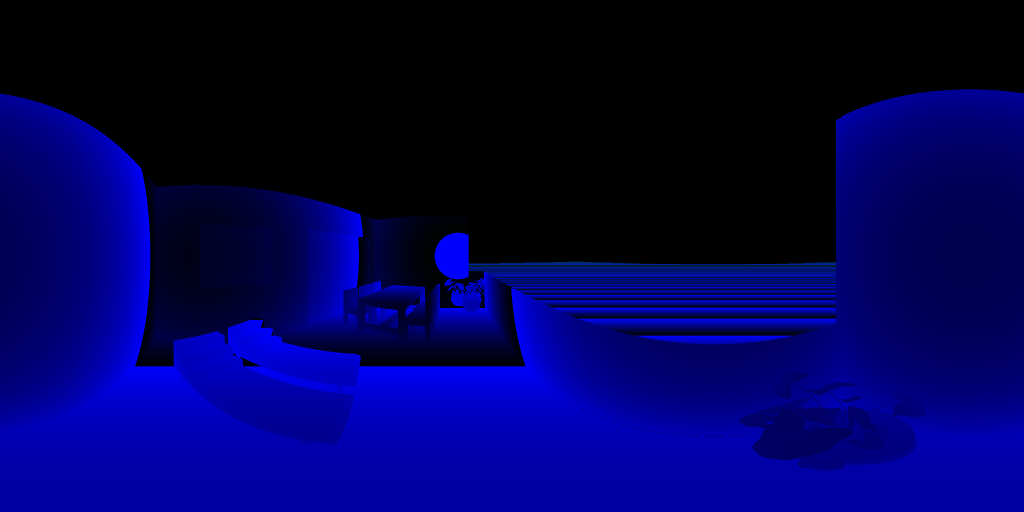
#> input picture Projects/Kedma_D1/worktree/Projects/3Dengine/pipeline/360walkaround/tours/kedma-d1/renders/cp-balcony/depth.png, 3072 x 1536 px (shown at 1/3 size)
$ python rebase_finish.py ../../../../../Kedma_D1/worktree/Projects/3Dengine/pipeline/360walkaround/tours/kedma-d1/renders/cp-balcony/depth.png ../../../../../Kedma_D1/worktree/Projects/3Dengine/pipeline/360walkaround/tours/kedma-d1/renders/cp-balcony/depth.png ../../../../../Kedma_D1/worktree/Projects/3Dengine/pipeline/360walkaround/tours/kedma-d1/renders/cp-balcony/depth.png ../../../../../Kedma_D1/worktree/Projects/3Dengine/pipeline/360walkaround/tours/kedma-d1/renders/cp-balcony/depth.png 1.0 out.png
#> lines starting #> are read from the running program, lines starting #| are printed output that depends on the picture; after the words box and inside, x2 and y2 are one past the last pixel; in counts of white or black regions, pixels touching at a corner belong together
"""rebase_finish.py — carry a floor finish over to a repaired source picture, $0 (2026-11-06; parity R26b).

A floor finish is made from one source picture. When that source later gets a band repair (the oven under the hob), the finish must
show the repair too, but a fresh finish costs a paid call and may redraw other things. This takes the OLD finish everywhere except where
the NEW source differs from the OLD source above the floor (the repair), and there takes the new source. The floor (CG depth: height
under FLOOR_CM) is never taken from the new source, so the finish's floor stays the finish's.

    python rebase_finish.py <old source.png> <new source.png> <old finish (png|webp)> <cg depth.png> <camera z cm> <out.png>
        [--stretched top left aw ah]   the old finish is a raw answer that was STRETCHED to 2:1 (an unregistered nano answer): the
                                       repair is mapped into its frame (finish x',y' <- source left + x'*aw/W, top + y'*ah/H)
    -> prints {"changed_share": .., "taken_px": ..}
"""
import json
import math
import sys

import cv2
import numpy as np

FLOOR_CM = 3.0
DIFF = 12


def main():
    a = sys.argv
    S0, S1, F = cv2.imread(a[1]), cv2.imread(a[2]), cv2.imread(a[3])
#> S0 is the input picture: shape (1536, 3072, 3); mean B, G, R 83.7, 0.6, 0
    H, W = S0.shape[:2]
#> H = 1536; W = 3072
    if F.shape[:2] != (H, W):
        F = cv2.resize(F, (W, H), interpolation=cv2.INTER_AREA)
    d = cv2.resize(cv2.imread(a[4], cv2.IMREAD_COLOR), (W, H), interpolation=cv2.INTER_NEAREST)
    rng = (d[..., 2].astype(np.int64) << 16) | (d[..., 1].astype(np.int64) << 8) | d[..., 0].astype(np.int64)
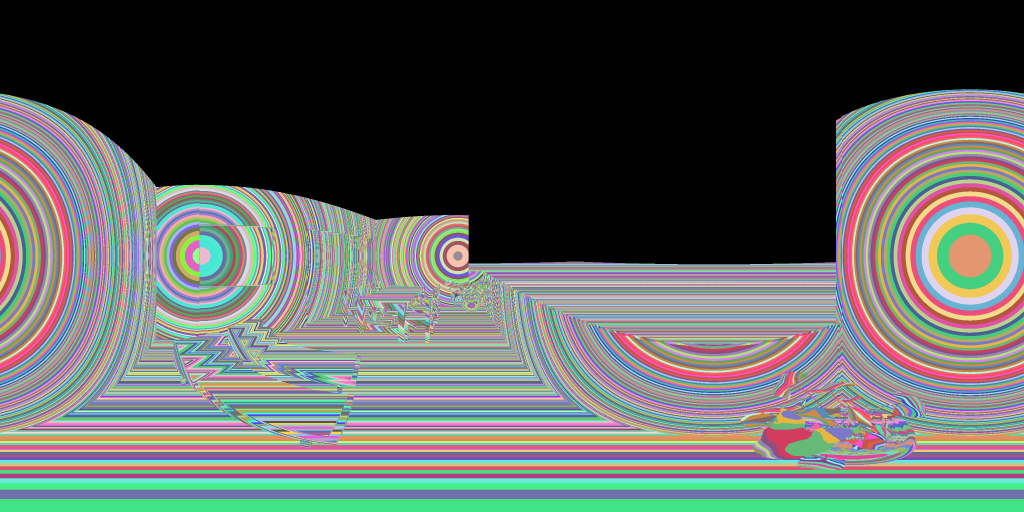
#> rng: shape (1536, 3072) int64 (shown at 1/3 size); 911 distinct labels, from 0 to 13414; one colour per label, 0 black
    elev = (0.5 - (np.arange(H) + 0.5) / H) * math.pi
    z = float(a[5]) + rng * np.sin(elev)[:, None]
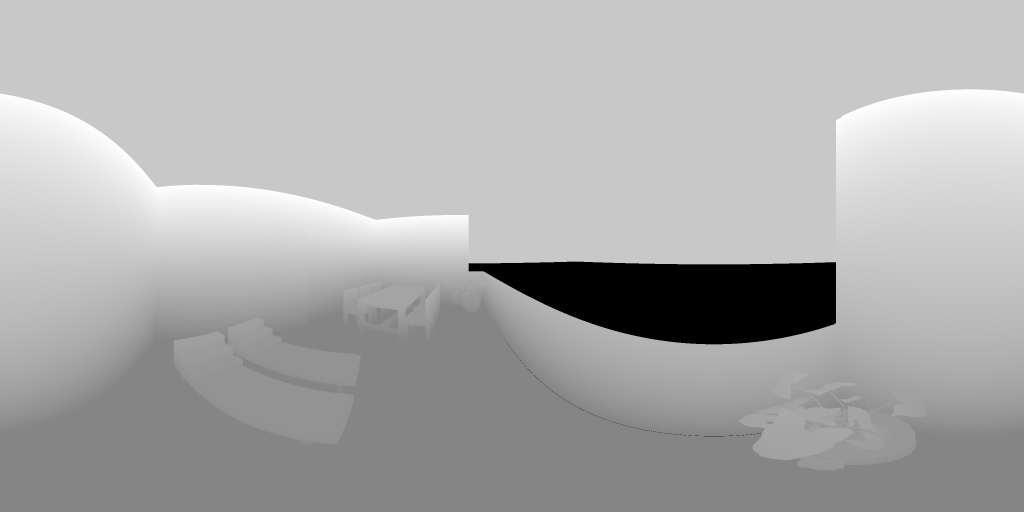
#> z: shape (1536, 3072) float64 (shown at 1/3 size); min -479.4, max 131.6, mean -64.8; drawn with min black and max white
    above = (z >= FLOOR_CM).astype(np.uint8)
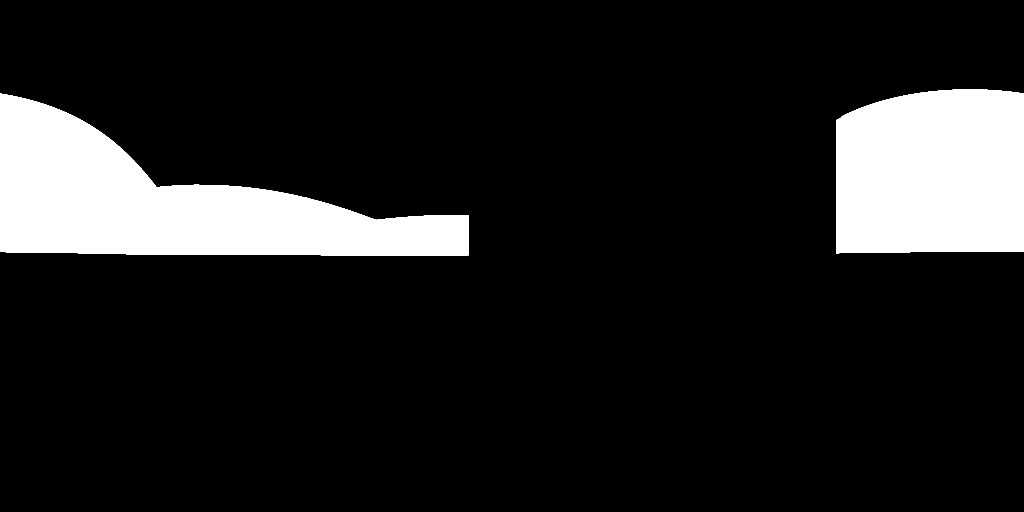
#> above: shape (1536, 3072) (shown at 1/3 size); values 0 (black) and 1 (white), 12.6% white; 2 white regions, box (x1, y1, x2, y2) and area: (0, 281, 1406, 766) 332165, (2508, 268, 3072, 760) 263773
    diff = cv2.GaussianBlur(np.abs(S1.astype(np.int16) - S0.astype(np.int16)).max(axis=2).astype(np.float32), (0, 0), 1.5)
#> diff: shape (1536, 3072) float32; every value is 0
    M = ((diff > DIFF) & (above > 0)).astype(np.uint8)
#> M: shape (1536, 3072); every value is 0
    M = cv2.morphologyEx(M, cv2.MORPH_CLOSE, np.ones((5, 5), np.uint8))
    M = cv2.dilate(M, np.ones((3, 3), np.uint8)).astype(np.float32)
    src = S1
    if '--stretched' in a:
        i = a.index('--stretched')
        top, left, aw, ah = (float(v) for v in a[i + 1:i + 5])
        xs, ys = np.meshgrid(np.arange(W, dtype=np.float32), np.arange(H, dtype=np.float32))
        mx = (left + xs * aw / W).astype(np.float32)
        my = (top + ys * ah / H).astype(np.float32)
        src = cv2.remap(S1, mx, my, cv2.INTER_LINEAR)
        M = cv2.remap(M, mx, my, cv2.INTER_LINEAR)
    M = cv2.GaussianBlur(M, (0, 0), 1.0)[..., None]
    out = (F * (1 - M) + src * M).astype(np.uint8)
    cv2.imwrite(a[6], out)
    print(json.dumps({"changed_share": round(float(M.mean()), 5), "taken_px": int((M[..., 0] > 0.5).sum())}))
#| {"changed_share": 0.0, "taken_px": 0}


if __name__ == "__main__":
    main()
